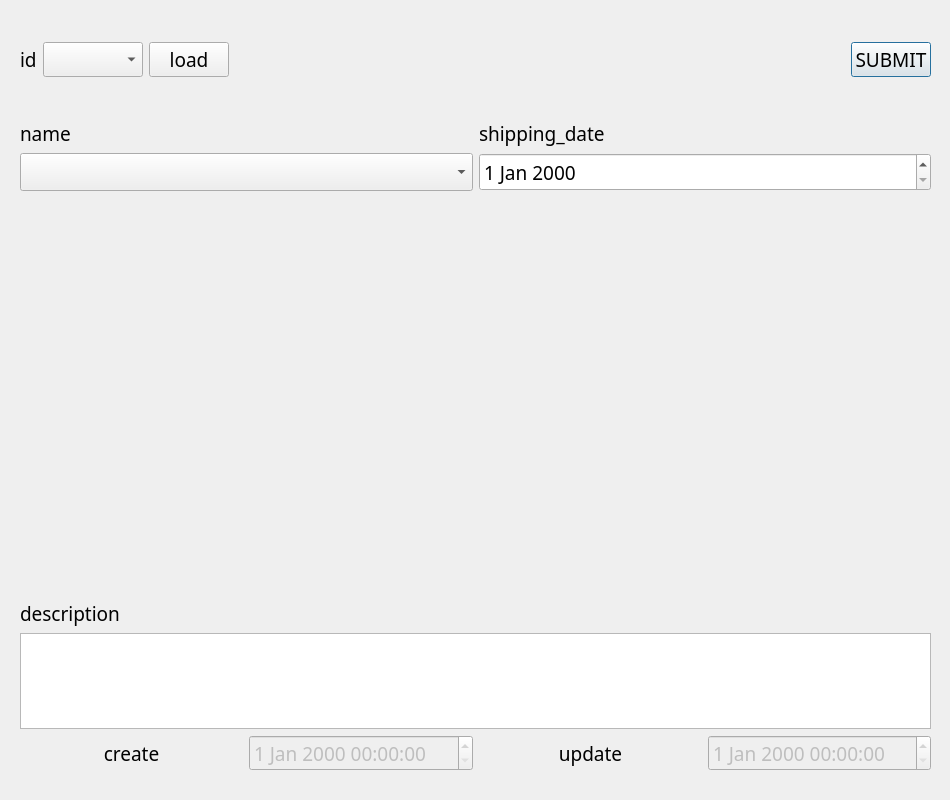
<?xml version="1.0" encoding="UTF-8"?>
<ui version="4.0">
 <class>Dialog</class>
 <widget class="QDialog" name="Dialog">
  <property name="enabled">
   <bool>true</bool>
  </property>
  <property name="geometry">
   <rect>
    <x>0</x>
    <y>0</y>
    <width>950</width>
    <height>800</height>
   </rect>
  </property>
  <property name="font">
   <font>
    <family>굴림</family>
    <pointsize>14</pointsize>
   </font>
  </property>
  <property name="windowTitle">
   <string>Dialog</string>
  </property>
  <widget class="QWidget" name="gridLayoutWidget_2">
   <property name="geometry">
    <rect>
     <x>20</x>
     <y>600</y>
     <width>911</width>
     <height>171</height>
    </rect>
   </property>
   <layout class="QGridLayout" name="gridLayout_2">
    <item row="1" column="0" colspan="4">
     <widget class="QPlainTextEdit" name="descriptionPlainTextEdit">
      <property name="plainText">
       <string/>
      </property>
     </widget>
    </item>
    <item row="2" column="2">
     <widget class="QLabel" name="label_17">
      <property name="text">
       <string>update</string>
      </property>
      <property name="alignment">
       <set>Qt::AlignCenter</set>
      </property>
     </widget>
    </item>
    <item row="2" column="0">
     <widget class="QLabel" name="label_16">
      <property name="text">
       <string>create</string>
      </property>
      <property name="alignment">
       <set>Qt::AlignCenter</set>
      </property>
     </widget>
    </item>
    <item row="2" column="3">
     <widget class="QDateTimeEdit" name="update_dateDateTimeEdit">
      <property name="enabled">
       <bool>false</bool>
      </property>
      <property name="specialValueText">
       <string/>
      </property>
     </widget>
    </item>
    <item row="2" column="1">
     <widget class="QDateTimeEdit" name="reg_dateDateTimeEdit">
      <property name="enabled">
       <bool>false</bool>
      </property>
      <property name="specialValueText">
       <string/>
      </property>
     </widget>
    </item>
    <item row="0" column="0" colspan="4">
     <widget class="QLabel" name="label_15">
      <property name="text">
       <string>description</string>
      </property>
     </widget>
    </item>
   </layout>
  </widget>
  <widget class="QWidget" name="gridLayoutWidget">
   <property name="geometry">
    <rect>
     <x>20</x>
     <y>120</y>
     <width>911</width>
     <height>71</height>
    </rect>
   </property>
   <layout class="QGridLayout" name="gridLayout">
    <item row="0" column="0">
     <widget class="QLabel" name="label_14">
      <property name="text">
       <string>name</string>
      </property>
     </widget>
    </item>
    <item row="1" column="0">
     <widget class="QComboBox" name="nameLineEdit">
      <property name="sizePolicy">
       <sizepolicy hsizetype="Preferred" vsizetype="Expanding">
        <horstretch>0</horstretch>
        <verstretch>0</verstretch>
       </sizepolicy>
      </property>
     </widget>
    </item>
    <item row="0" column="1">
     <widget class="QLabel" name="label">
      <property name="text">
       <string>shipping_date</string>
      </property>
     </widget>
    </item>
    <item row="1" column="1">
     <widget class="QDateEdit" name="shipping_dateDateEdit">
      <property name="sizePolicy">
       <sizepolicy hsizetype="Minimum" vsizetype="Expanding">
        <horstretch>0</horstretch>
        <verstretch>0</verstretch>
       </sizepolicy>
      </property>
      <property name="specialValueText">
       <string/>
      </property>
     </widget>
    </item>
   </layout>
  </widget>
  <widget class="QWidget" name="gridLayoutWidget_3">
   <property name="geometry">
    <rect>
     <x>20</x>
     <y>20</y>
     <width>911</width>
     <height>80</height>
    </rect>
   </property>
   <layout class="QGridLayout" name="gridLayout_4">
    <item row="0" column="0">
     <widget class="QLabel" name="label_12">
      <property name="text">
       <string>id</string>
      </property>
     </widget>
    </item>
    <item row="0" column="5">
     <widget class="QPushButton" name="submitBtn">
      <property name="text">
       <string>SUBMIT</string>
      </property>
     </widget>
    </item>
    <item row="0" column="2">
     <widget class="QPushButton" name="loadBtn">
      <property name="text">
       <string>load</string>
      </property>
     </widget>
    </item>
    <item row="0" column="4">
     <spacer name="horizontalSpacer">
      <property name="orientation">
       <enum>Qt::Horizontal</enum>
      </property>
      <property name="sizeHint" stdset="0">
       <size>
        <width>40</width>
        <height>20</height>
       </size>
      </property>
     </spacer>
    </item>
    <item row="0" column="1">
     <widget class="QComboBox" name="idComboBox"/>
    </item>
   </layout>
  </widget>
 </widget>
 <resources/>
 <connections/>
</ui>
